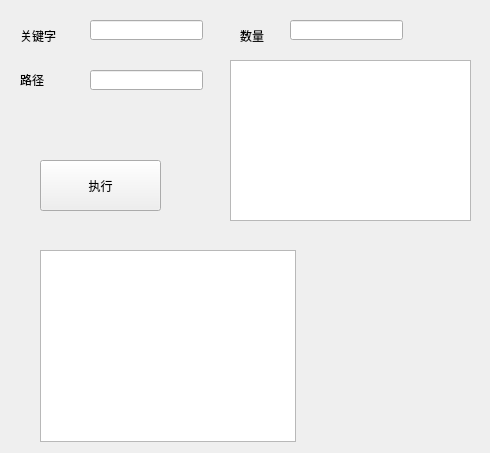
<?xml version="1.0" encoding="UTF-8"?>
<ui version="4.0">
 <class>Form</class>
 <widget class="QWidget" name="Form">
  <property name="geometry">
   <rect>
    <x>0</x>
    <y>0</y>
    <width>490</width>
    <height>453</height>
   </rect>
  </property>
  <property name="windowTitle">
   <string>Form</string>
  </property>
  <widget class="QLineEdit" name="lineEdit_k">
   <property name="geometry">
    <rect>
     <x>90</x>
     <y>20</y>
     <width>113</width>
     <height>20</height>
    </rect>
   </property>
  </widget>
  <widget class="QLabel" name="label_k">
   <property name="geometry">
    <rect>
     <x>20</x>
     <y>30</y>
     <width>54</width>
     <height>12</height>
    </rect>
   </property>
   <property name="text">
    <string>关键字</string>
   </property>
  </widget>
  <widget class="QLabel" name="label_n">
   <property name="geometry">
    <rect>
     <x>240</x>
     <y>30</y>
     <width>54</width>
     <height>12</height>
    </rect>
   </property>
   <property name="text">
    <string>数量</string>
   </property>
  </widget>
  <widget class="QLabel" name="label_p">
   <property name="geometry">
    <rect>
     <x>20</x>
     <y>70</y>
     <width>61</width>
     <height>21</height>
    </rect>
   </property>
   <property name="text">
    <string>&lt;html&gt;&lt;head/&gt;&lt;body&gt;&lt;p&gt;路径&lt;/p&gt;&lt;/body&gt;&lt;/html&gt;</string>
   </property>
  </widget>
  <widget class="QLineEdit" name="lineEdit_n">
   <property name="geometry">
    <rect>
     <x>290</x>
     <y>20</y>
     <width>113</width>
     <height>20</height>
    </rect>
   </property>
  </widget>
  <widget class="QLineEdit" name="lineEdit_p">
   <property name="geometry">
    <rect>
     <x>90</x>
     <y>70</y>
     <width>113</width>
     <height>20</height>
    </rect>
   </property>
  </widget>
  <widget class="QPushButton" name="pushButton">
   <property name="geometry">
    <rect>
     <x>40</x>
     <y>160</y>
     <width>121</width>
     <height>51</height>
    </rect>
   </property>
   <property name="text">
    <string>执行</string>
   </property>
  </widget>
  <widget class="QTextBrowser" name="textBrowser">
   <property name="geometry">
    <rect>
     <x>230</x>
     <y>60</y>
     <width>241</width>
     <height>161</height>
    </rect>
   </property>
  </widget>
  <widget class="QListView" name="listView">
   <property name="geometry">
    <rect>
     <x>40</x>
     <y>250</y>
     <width>256</width>
     <height>192</height>
    </rect>
   </property>
  </widget>
 </widget>
 <resources/>
 <connections/>
</ui>
